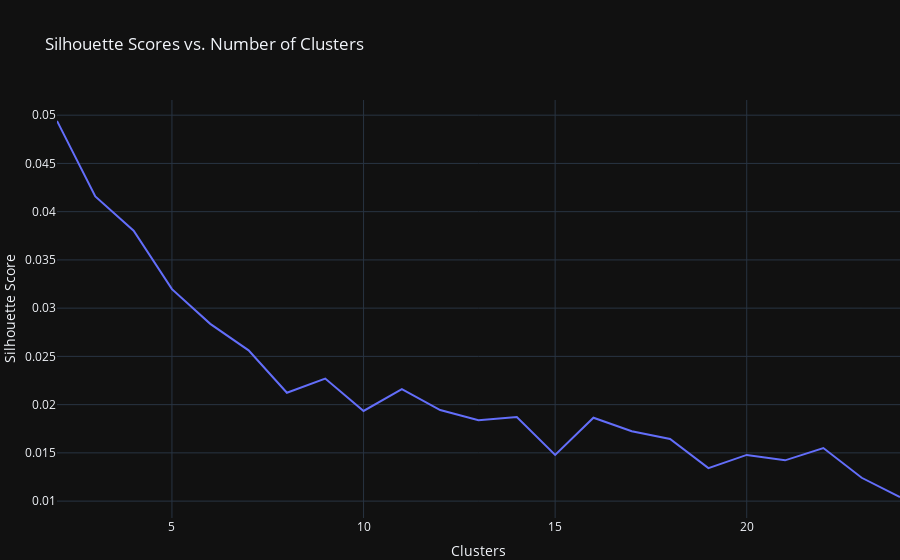

Source (notebook cell):
### Markdown cell above
#### Alternate Silhouette Scores

### Code cell
k_range = range(2, 25)
sil_scores = [
    silhouette_score(
        X=df_trans,
        labels=KMeans(
            n_clusters=k,
            random_state=seed,
            n_init=10,
        ).fit_predict(df_trans),
    ) for k in k_range
]

fig = px.line(
    x=k_range,
    y=sil_scores,
    title="Silhouette Scores vs. Number of Clusters",
    labels=dict(
        x="Clusters",
        y="Silhouette Score",
    )
)
fig.update_layout(margin=dict(l=0, r=0, b=0))
fig.show()

### Figure 1 — Plotly figure (JSON) as saved in the notebook; plotly's stock layout.template omitted (floating-point values rounded to 4 significant figures)
{"data": [{"hovertemplate": "Clusters=%{x}<br>Silhouette Score=%{y}<extra></extra>", "legendgroup": "", "line": {"color": "#636efa", "dash": "solid"}, "marker": {"symbol": "circle"}, "mode": "lines", "name": "", "orientation": "v", "showlegend": false, "x": [2, 3, 4, 5, 6, 7, 8, 9, 10, 11, 12, 13, 14, 15, 16, 17, 18, 19, 20, 21, 22, 23, 24], "xaxis": "x", "y": [0.04941, 0.04158, 0.03802, 0.03197, 0.02837, 0.02563, 0.02123, 0.0227, 0.01934, 0.02161, 0.01944, 0.01838, 0.01872, 0.01478, 0.01864, 0.01724, 0.01644, 0.01341, 0.01479, 0.01423, 0.0155, 0.01242, 0.01042], "yaxis": "y", "type": "scatter"}], "layout": {"xaxis": {"anchor": "y", "domain": [0.0, 1.0], "title": {"text": "Clusters"}}, "yaxis": {"anchor": "x", "domain": [0.0, 1.0], "title": {"text": "Silhouette Score"}}, "legend": {"tracegroupgap": 0}, "title": {"text": "Silhouette Scores vs. Number of Clusters"}, "margin": {"l": 0, "r": 0, "b": 0}}}
